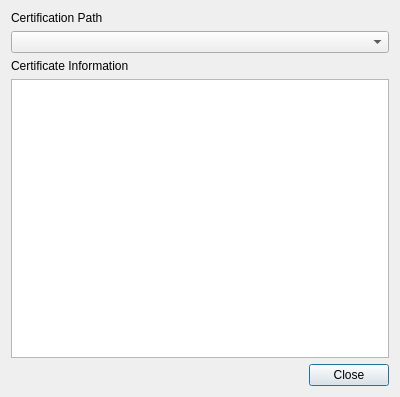
<?xml version="1.0" encoding="UTF-8"?>
<ui version="4.0">
 <class>certificateinfo</class>
 <widget class="QDialog" name="certificateinfo">
  <property name="geometry">
   <rect>
    <x>0</x>
    <y>0</y>
    <width>400</width>
    <height>397</height>
   </rect>
  </property>
  <property name="windowTitle">
   <string>Display Certificate Information</string>
  </property>
  <layout class="QVBoxLayout" name="verticalLayout">
   <item>
    <widget class="QLabel" name="label">
     <property name="text">
      <string>Certification Path</string>
     </property>
    </widget>
   </item>
   <item>
    <widget class="QComboBox" name="certificationPathView">
     <property name="minimumContentsLength">
      <number>3</number>
     </property>
    </widget>
   </item>
   <item>
    <widget class="QLabel" name="label_2">
     <property name="text">
      <string>Certificate Information</string>
     </property>
    </widget>
   </item>
   <item>
    <widget class="QListWidget" name="certificateInfoView">
     <property name="font">
      <font>
       <pointsize>10</pointsize>
      </font>
     </property>
     <property name="wordWrap">
      <bool>true</bool>
     </property>
    </widget>
   </item>
   <item>
    <layout class="QHBoxLayout" name="horizontalLayout">
     <item>
      <spacer name="horizontalSpacer">
       <property name="orientation">
        <enum>Qt::Horizontal</enum>
       </property>
       <property name="sizeHint" stdset="0">
        <size>
         <width>40</width>
         <height>20</height>
        </size>
       </property>
      </spacer>
     </item>
     <item>
      <widget class="QDialogButtonBox" name="buttonBox">
       <property name="standardButtons">
        <set>QDialogButtonBox::Close</set>
       </property>
      </widget>
     </item>
    </layout>
   </item>
  </layout>
 </widget>
 <layoutdefault spacing="6" margin="11"/>
 <resources/>
 <connections>
  <connection>
   <sender>buttonBox</sender>
   <signal>clicked(QAbstractButton*)</signal>
   <receiver>certificateinfo</receiver>
   <slot>accept()</slot>
   <hints>
    <hint type="sourcelabel">
     <x>341</x>
     <y>273</y>
    </hint>
    <hint type="destinationlabel">
     <x>99</x>
     <y>295</y>
    </hint>
   </hints>
  </connection>
 </connections>
</ui>
